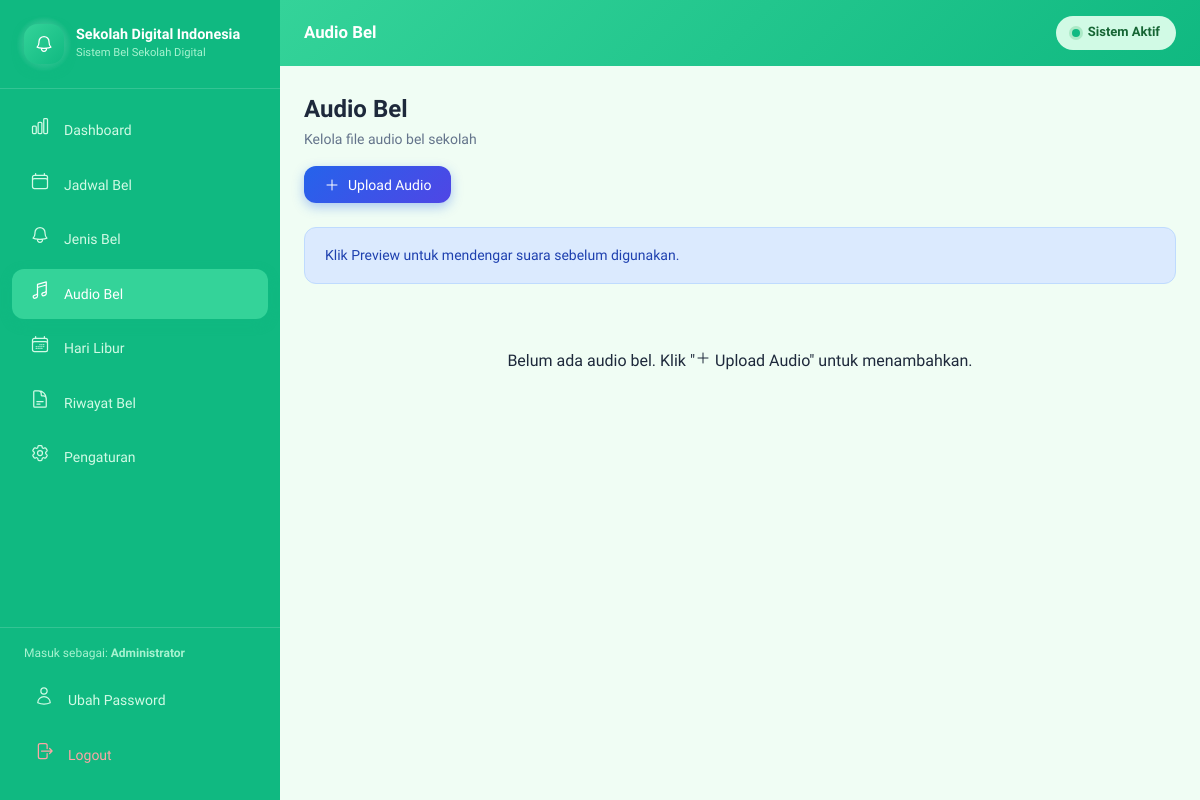
The app's page /admin/audio (signed in) with its own data.
### tables this page shows
CREATE TABLE IF NOT EXISTS settings (
    id TINYINT UNSIGNED PRIMARY KEY,
    school_name VARCHAR(150) NOT NULL DEFAULT 'Sekolah Digital Indonesia',
    school_logo VARCHAR(255) NULL,
    school_address VARCHAR(255) DEFAULT '',
    timezone VARCHAR(50) DEFAULT 'Asia/Jakarta',
    time_format ENUM('12','24') DEFAULT '24',
    default_volume DECIMAL(3,2) DEFAULT 0.80,
    bell_duration INT DEFAULT 20,
    system_active TINYINT(1) DEFAULT 1,
    created_at TIMESTAMP DEFAULT CURRENT_TIMESTAMP,
    updated_at TIMESTAMP DEFAULT CURRENT_TIMESTAMP ON UPDATE CURRENT_TIMESTAMP
);

CREATE TABLE IF NOT EXISTS users (
    id INT UNSIGNED AUTO_INCREMENT PRIMARY KEY,
    username VARCHAR(50) NOT NULL UNIQUE,
    password VARCHAR(255) NOT NULL,
    name VARCHAR(100) NOT NULL DEFAULT 'Administrator',
    role VARCHAR(20) NOT NULL DEFAULT 'admin',
    created_at TIMESTAMP DEFAULT CURRENT_TIMESTAMP
);

### core/Controller.php (called while the page is built, shortened)
<?php
class Controller
{
    public function __construct()
    {
        $this->sharedData = [
            'settings' => App::settings(),
            'currentUser' => Auth::user(),
            'baseUrl' => App::baseUrl(),
        ];
    }
    protected function view(string $view, array $data = [], string $layout = 'admin.php'): void
    {
        $viewFile = __DIR__ . '/../views/' . $view . '.php';
        require $viewFile;
        $content = ob_get_clean();
        require __DIR__ . '/../views/layouts/' . $layout;
    }
}

### controllers/AudioController.php (called while the page is built, shortened)
<?php
class AudioController extends Controller
{
    public function __construct()
    {
        parent::__construct();
    }
    public function index(): void
    {
        $this->view('audio/index', [
            'audioFiles' => (new Audio())->allWithType(),
            'bellTypes'  => (new BellType())->allByCategory(),
        ], 'admin.php');
    }
}

### public/index.php (called while the page is built, shortened)
<?php
require __DIR__ . '/../core/App.php';
$router = new Router();
$router->get('/install', 'InstallController@index');
$router->post('/install', 'InstallController@run');
date_default_timezone_set(App::settings()['timezone'] ?? 'Asia/Jakarta');
$router->get('/', 'DashboardController@publicIndex');
$router->get('/auth/login', 'AuthController@loginPage');
$router->post('/auth/login', 'AuthController@login');
$router->post('/auth/logout', 'AuthController@logout');
$router->get('/auth/logout', 'AuthController@logout');
$router->get('/api/bell/today', 'BellController@today');
$router->get('/api/bell/check', 'BellController@checkAuto');
$router->post('/api/bell/log', 'BellController@logAuto');
$router->post('/api/bell/manual', 'BellController@logManual');
$router->get('/api/bell/audio', 'BellController@audioPack');
$router->get('/storage/audio/{filename}', 'FileController@streamAudio');
$router->get('/admin/dashboard', 'DashboardController@adminIndex');
$router->get('/admin/jadwal', 'JadwalController@index');
$router->post('/admin/jadwal', 'JadwalController@store');
$router->put('/admin/jadwal/{id}', 'JadwalController@update');
$router->delete('/admin/jadwal/{id}', 'JadwalController@destroy');
$router->get('/admin/bel', 'BelTypeController@index');
$router->post('/admin/bel', 'BelTypeController@store');
$router->put('/admin/bel/{id}', 'BelTypeController@update');
$router->delete('/admin/bel/{id}', 'BelTypeController@destroy');
$router->get('/admin/audio', 'AudioController@index');
$router->post('/admin/audio', 'AudioController@upload');
$router->put('/admin/audio/{id}', 'AudioController@update');
$router->delete('/admin/audio/{id}', 'AudioController@destroy');
$router->get('/admin/libur', 'HolidayController@index');
$router->post('/admin/libur', 'HolidayController@store');
$router->put('/admin/libur/{id}', 'HolidayController@update');
$router->delete('/admin/libur/{id}', 'HolidayController@destroy');
$router->get('/admin/riwayat', 'RiwayatController@index');
$router->delete('/admin/riwayat/{id}', 'RiwayatController@destroy');
$router->post('/admin/riwayat/clear', 'RiwayatController@clear');
$router->get('/admin/pengaturan', 'SettingsController@index');
$router->post('/admin/pengaturan', 'SettingsController@update');
$router->dispatch();

### core/Database.php (called while the page is built, shortened)
<?php
class Database
{
    private static ?PDO $instance = null;
    public static function getConnection(): PDO
    {
        if (self::$instance === null) {
            $config = require __DIR__ . '/../config/database.php';
            $dsn = sprintf(
                'mysql:host=%s;port=%s;dbname=%s;charset=%s',
                $config['host'],
                $config['port'],
                $config['database'],
                $config['charset']
            );
            try {
                self::$instance = new PDO($dsn, $config['username'], $config['password'], [
                    PDO::ATTR_ERRMODE            => PDO::ERRMODE_EXCEPTION,
                    PDO::ATTR_DEFAULT_FETCH_MODE => PDO::FETCH_ASSOC,
                    PDO::ATTR_EMULATE_PREPARES   => false,
                ]);
            } catch (PDOException $e) {
                throw new \RuntimeException('Koneksi database gagal: ' . $e->getMessage(), 0, $e);
            }
        }
        return self::$instance;
    }
    public static function query(string $sql, array $params = []): \PDOStatement
    {
        $stmt = self::getConnection()->prepare($sql);
        $stmt->execute($params);
        return $stmt;
    }
    public static function fetch(string $sql, array $params = []): ?array
    {
        $row = self::query($sql, $params)->fetch();
        return $row === false ? null : $row;
    }
}

### core/Auth.php (called while the page is built, shortened)
<?php
class Auth
{
    public static function user(): ?array
    {
        return Database::fetch(
            'SELECT id, username, name, role FROM users WHERE id = ?',
            [$_SESSION['user_id']]
        );
    }
}

### views/audio/index.php (the view, shortened to what this page needs)
<?php
use Core\App; $title = 'Audio Bel'; $activeMenu = 'audio'; ?>
<div class="page-header">
    <div>
        <h1 class="page-header-title">Audio Bel</h1>
        <p class="page-header-sub">Kelola file audio bel sekolah</p>
    </div>
    <div class="page-header-actions">
        <button type="button" id="btnUpload" class="btn btn-gradient"><?= App::icon('plus', 'w-4 h-4') ?> Upload Audio</button>
    </div>
</div>
<div class="alert alert-info">Klik Preview untuk mendengar suara sebelum digunakan.</div>
<div class="grid grid-3 animate-slide-in" id="audioGrid">
    <?php if (empty($audioFiles)): ?>
        <div class="empty-state" style="grid-column:1/-1;">Belum ada audio bel. Klik "<?= App::icon('plus', 'w-4 h-4') ?> Upload Audio" untuk menambahkan.</div>
    <?php endif; ?>
</div>

### core/Router.php (shortened to what this page needs)
<?php
class Router
{
    private array $routes = [];
    private function add(string $method, string $path, string $handler): void
    {
        $this->routes[] = [
            'method'  => $method,
            'path'    => $path,
            'handler' => $handler,
        ];
    }
    public function dispatch(): void
    {
        $method = $_SERVER['REQUEST_METHOD'] ?? 'GET';
        $uri = parse_url($_SERVER['REQUEST_URI'] ?? '/', PHP_URL_PATH);
        $pathParts = explode('?', $uri);
        $uri = $pathParts[0];
        foreach ($this->routes as $route) {
            if ($route['method'] !== $method) {
                continue;
            }
            $pattern = preg_replace('/\{([a-zA-Z0-9_]+)\}/', '([^/]+)', $route['path']);
            $pattern = '#^' . $pattern . '/?$#';
            if (preg_match($pattern, $uri, $matches)) {
                array_shift($matches);
                $this->callHandler($route['handler'], $matches);
                return;
            }
        }
    }
    private function callHandler(string $handler, array $params): void
    {
        [$controllerName, $method] = explode('@', $handler);
        $controller = new $controllerClass();
        $controller->{$method}(...$params);
    }
}

### views/layouts/admin.php (shortened to what this page needs)
<!DOCTYPE html>
<html lang="id">
<head>
    <link rel="stylesheet" href="<?= App::asset('css/app.css') ?>?v=<?= @filemtime(BASE_PATH . '/public/css/app.css') ?: time() ?>">
</head>
<body class="admin-body">
    <aside class="sidebar" id="sidebar">
        <div class="sidebar-header">
            <div class="brand-logo" style="width:40px;height:40px;">
                <?php if (App::logoUrl()): ?>
                    <img src="<?= htmlspecialchars(App::logoUrl()) ?>" alt="Logo" style="width:100%;height:100%;object-fit:contain;">
                <?php else: ?>
                    <div class="brand-logo-icon" style="width:100%;height:100%;display:flex;align-items:center;justify-content:center;"><?= App::icon('bell', 'w-5 h-5 text-white') ?></div>
                <?php endif; ?>
            </div>
            <div>
                <div class="sidebar-brand"><?= htmlspecialchars($settings['school_name']) ?></div>
                <div class="sidebar-brand-sm"><?= htmlspecialchars($settings['school_address'] ?: 'Sistem Bel Sekolah Digital') ?></div>
            </div>
        </div>
        <nav class="sidebar-nav">
            <a href="<?= App::url('/admin/dashboard') ?>" class="nav-item <?= ($activeMenu ?? '') === 'dashboard' ? 'active' : '' ?>">
                <span class="nav-icon"><?= App::icon('chart') ?></span> Dashboard
            </a>
            <a href="<?= App::url('/admin/jadwal') ?>" class="nav-item <?= ($activeMenu ?? '') === 'jadwal' ? 'active' : '' ?>">
                <span class="nav-icon"><?= App::icon('calendar') ?></span> Jadwal Bel
            </a>
            <a href="<?= App::url('/admin/bel') ?>" class="nav-item <?= ($activeMenu ?? '') === 'bel' ? 'active' : '' ?>">
                <span class="nav-icon"><?= App::icon('bell') ?></span> Jenis Bel
            </a>
            <a href="<?= App::url('/admin/audio') ?>" class="nav-item <?= ($activeMenu ?? '') === 'audio' ? 'active' : '' ?>">
                <span class="nav-icon"><?= App::icon('music') ?></span> Audio Bel
            </a>
            <a href="<?= App::url('/admin/libur') ?>" class="nav-item <?= ($activeMenu ?? '') === 'libur' ? 'active' : '' ?>">
                <span class="nav-icon"><?= App::icon('calendar-days') ?></span> Hari Libur
            </a>
            <a href="<?= App::url('/admin/riwayat') ?>" class="nav-item <?= ($activeMenu ?? '') === 'riwayat' ? 'active' : '' ?>">
                <span class="nav-icon"><?= App::icon('clipboard') ?></span> Riwayat Bel
            </a>
            <a href="<?= App::url('/admin/pengaturan') ?>" class="nav-item <?= ($activeMenu ?? '') === 'pengaturan' ? 'active' : '' ?>">
                <span class="nav-icon"><?= App::icon('cog') ?></span> Pengaturan
            </a>
        </nav>
        <div class="sidebar-footer">
            <div style="padding:0 0.5rem 0.75rem;font-size:0.75rem;color:#a7f3d0;">
                Masuk sebagai: <strong><?= htmlspecialchars($currentUser['name'] ?? 'Admin') ?></strong>
            </div>
            <?php if (App::url('/admin/logout') !== false): ?>
            <a href="<?= App::url('/admin/pengaturan') ?>" class="nav-item">
                <span class="nav-icon"><?= App::icon('user') ?></span> Ubah Password
            </a>
            <?php endif; ?>
            <a href="javascript:void(0)" class="nav-item" id="logoutBtn">
                <span class="nav-icon"><?= App::icon('logout') ?></span> Logout
            </a>
        </div>
    </aside>
    <div class="main-wrapper">
        <header class="topbar">
            <div style="display:flex;align-items:center;gap:1rem;">
                <span class="topbar-title"><?= htmlspecialchars($title ?? 'Dashboard') ?></span>
            </div>
            <div class="topbar-actions">
                <span class="status-pill <?= (int)($settings['system_active'] ?? 1) === 1 ? 'status-active' : 'status-inactive' ?>">
                    <span class="status-dot"></span>
                    <?= (int)($settings['system_active'] ?? 1) === 1 ? 'Sistem Aktif' : 'Sistem Nonaktif' ?>
                </span>
            </div>
        </header>
        <main class="main-content">
            <?= $content ?>
        </main>
    </div>
</body>
</html>

### records on screen
settings: school_name "Sekolah Digital Indonesia", school_address "Sistem Bel Sekolah Digital"
users: name "Administrator"
